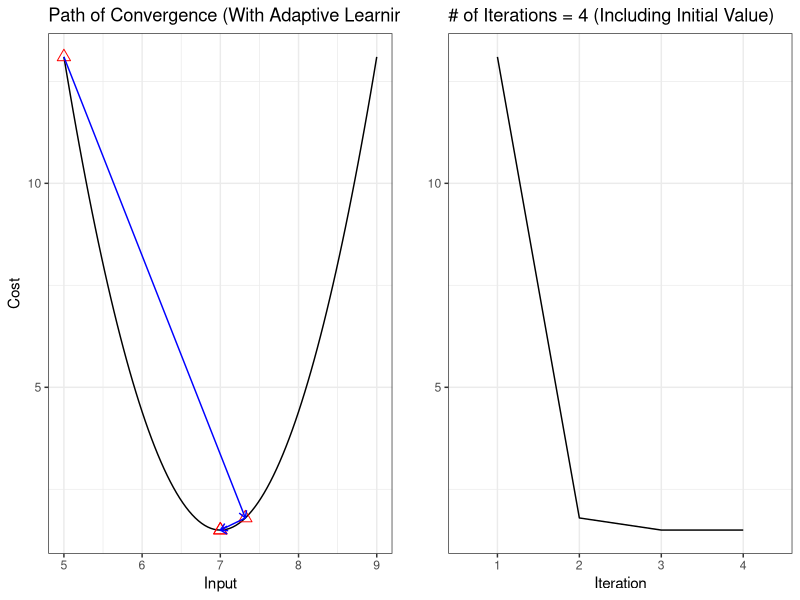
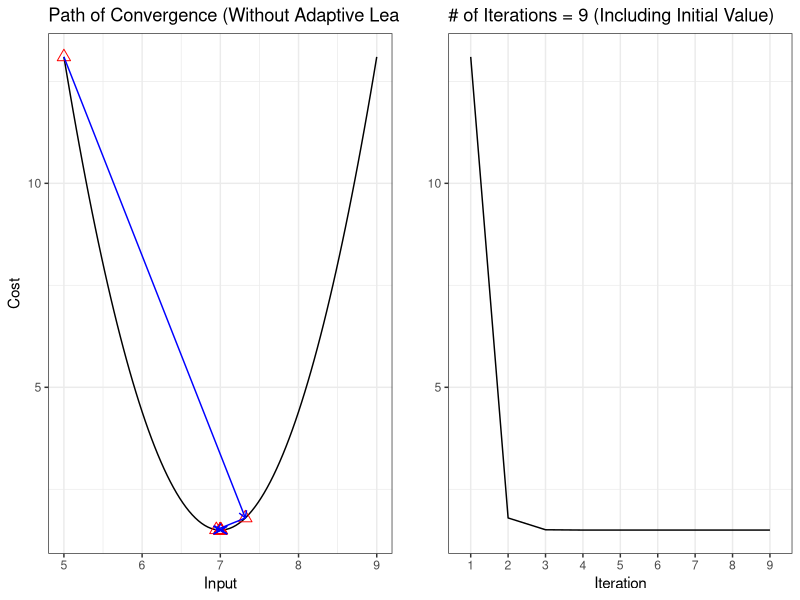

Write the R code that produced these figures, in order.
### Gradient Descent Example ----
require(gridExtra)
require(ggplot2)

##Loss Function 1
lossFunc <- function(x){ 2.9 * (x - 7)^2 + 1.5 }
deriv <- function(x){ 2.9 * 2 * (x-7) }

N = 1000
x0 = 5

##Algorithm
gradientDescent <- function(init, max_it = N, tol_err = 1e-06, learning_rate = 0.2, adaptive = TRUE){
  it = 0
  x = init
  learningRate = learning_rate
  relErr = 1
  
  xDf = numeric(); xDf[1] = x
  stop = 0
  while(stop == 0 & it < max_it){
    it = it + 1
    
    gradient = deriv(x)
    xNew = x - as.numeric(learningRate)*gradient
    xDf[it + 1] = xNew
    
    cat('it = ', it, '\n', 'x = ', xNew, '\n', 'learning rate = ', learningRate, '\n')
    cat('------------------------------', '\n')
    
    relErr = abs(x - xNew) / max(1, abs(xNew))
    if(relErr <= tol_err) stop = 1
    
    if(adaptive == TRUE){
      ##Barzilai and Borwein - Adaptive Learning Rate
      deltaX = xNew - x
      deltaG = deriv(xNew) - gradient
      learningRate = (t(deltaG) %*% deltaX) / (t(deltaG) %*% deltaG)
    }
    
    x = xNew
  }
  df = data.frame(x = xDf, y = lossFunc(xDf))
  return(df)
}

withAdapt = gradientDescent(x0)
withoutAdapt = gradientDescent(x0, adaptive = FALSE)

##Plotting
segmentWithAdapt <- data.frame(x = double(), y = double(), xend = double(), yend = double())
for(i in 1:(nrow(withAdapt) - 1)){
  segmentWithAdapt[i, ] <- cbind(withAdapt[i, ], withAdapt[i + 1, ])
}
plot1withAdapt <- {ggplot(data.frame(x = c(5, 9)), aes(x)) + 
    stat_function(fun = lossFunc) + 
    geom_point(data = withAdapt, aes(x, y), color = 'red', size = 3, shape = 2) +
    geom_segment(data = segmentWithAdapt, aes(x = x, y = y, xend = xend, yend = yend), color = 'blue', arrow = arrow(length = unit(0.2, 'cm'))) +
    labs(title = 'Path of Convergence (With Adaptive Learning Rate)', x = 'Input', y = 'Cost') +
    theme_bw()}
plot2withAdapt <- {ggplot(withAdapt, aes(rownames(withAdapt), y, group = 1)) +
    geom_line() + 
    labs(title = paste0('# of Iterations = ', max(rownames(withAdapt)), ' (Including Initial Value)'), x = 'Iteration', y = '') +
    theme_bw()}
grid.arrange(plot1withAdapt, plot2withAdapt, ncol = 2)

segmentWithoutAdapt <- data.frame(x = double(), y = double(), xend = double(), yend = double())
for(i in 1:(nrow(withoutAdapt) - 1)){
  segmentWithoutAdapt[i, ] <- cbind(withoutAdapt[i, ], withoutAdapt[i + 1, ])
}
plot1withoutAdapt <- {ggplot(data.frame(x = c(5, 9)), aes(x)) + 
    stat_function(fun = lossFunc) + 
    geom_point(data = withoutAdapt, aes(x, y), color = 'red', size = 3, shape = 2) +
    geom_segment(data = segmentWithoutAdapt, aes(x = x, y = y, xend = xend, yend = yend), color = 'blue', arrow = arrow(length = unit(0.2, 'cm'))) +
    labs(title = 'Path of Convergence (Without Adaptive Learning Rate)', x = 'Input', y = 'Cost') +
    theme_bw()}
plot2withoutAdapt <- {ggplot(withoutAdapt, aes(rownames(withoutAdapt), y, group = 1)) +
    geom_line() + 
    labs(title = paste0('# of Iterations = ', max(rownames(withoutAdapt)), ' (Including Initial Value)'), x = 'Iteration', y = '') +
    theme_bw()}
grid.arrange(plot1withoutAdapt, plot2withoutAdapt, ncol = 2)
